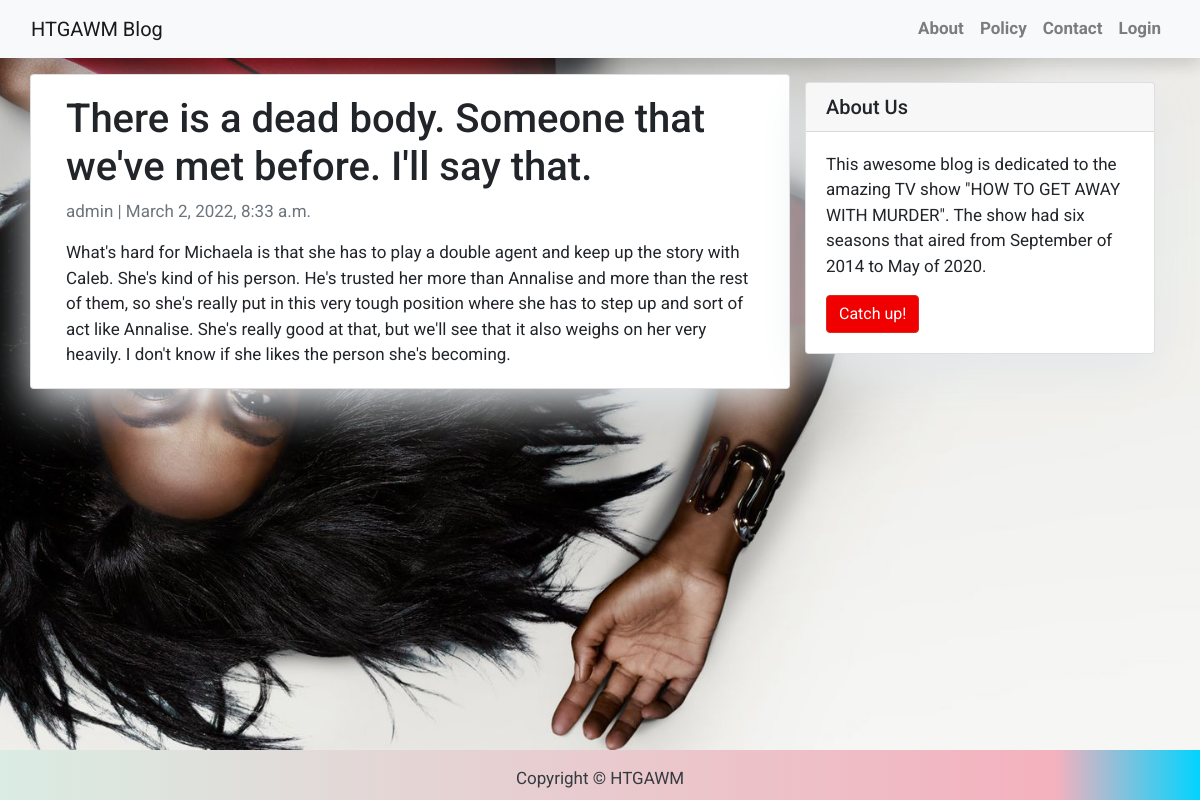
Page /htgawm/ on the committed database.
### blog/models.py (models this page shows, shortened)
class Post(models.Model):
    title = models.CharField(max_length=200, unique=True)
    slug = models.SlugField(max_length=200, unique=True)
    author = models.ForeignKey(User, on_delete= models.CASCADE,related_name='blog_posts')
    updated_on = models.DateTimeField(auto_now= True)
    content = models.TextField()
    created_on = models.DateTimeField(auto_now_add=True)
    status = models.IntegerField(choices=STATUS, default=0)
    class Meta:
        ordering = ['-created_on']

### blog/views.py (the view)
# urls.py: path('<slug:slug>/', views.PostDetail.as_view(), name='post_detail'),
class PostDetail(generic.DetailView):
    model = Post
    template_name = 'post_detail.html'

### blog/templates/blog/post_detail.html
{% extends 'blog/base.html' %} {% block content %}
<div class="container">
 <div class="row">
 <div class="col-md-8 card mb-4 mt-3 left top">
<div class="card-body">
 <h1>{% block title %} {{ object.title }} {% endblock title %}</h1>
<p class=" text-muted">{{ post.author }} | {{ post.created_on }}</p>
<p class="card-text ">{{ object.content | safe }}</p>
</div>
</div>
 {% block sidebar %} {% include 'blog/sidebar.html' %} {% endblock sidebar %}
</div>
</div>
{% endblock content %}

### blog/templates/blog/sidebar.html (style rules this page uses)
.card { box-shadow: 0 16px 48px #E3E7EB; }

### rows in the picture
Post: title "There is a dead body. Someone that we've met before. I'll say that.", author "admin", created_on "March 2, 2022, 8:33 a.m.", content "What's hard for Michaela is that she has to play a double agent and keep up the story with Caleb. She's kind of his person. He's trusted her more than Annalise and more than the rest of them, so she's really put in this very tough position where she has to step up and sort of act like Annalise. She's really good at that, but we'll see that it also weighs on her very heavily. I don't know if she likes the person she's becoming."
